Frame 1 (no input): blank canvas, image omitted
Frame 60 (no input): blank canvas, image omitted
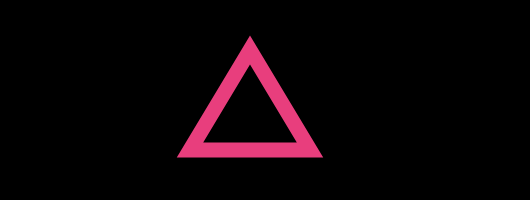
Frame 120 (the mouse pressed at the canvas centre since frame 60)

The p5.js sketch whose frames 1 and 60 were blank and that drew this single picture after the mouse press (run headless with seeded random() and noise() and a simulated clock; from frame 60 on, the mouse is pressed at the canvas centre):

// p5.js sketch
// ── sketch.js
let backgroundColor=0;

function setup() {
  createCanvas(530, 200);
}

function draw() {  
  background(backgroundColor);
  
  if(mouseX>0&&mouseX<170){
    noFill();
    stroke(232,62,125);
    strokeWeight(15);
    ellipse(100,100,100,100);
  }else if(mouseX>170&&mouseX<340){
    noFill();
    stroke(232,62,125);
    strokeWeight(15);
    triangle(250,50,190,150,310,150)
  }else if(mouseX>340&&mouseX<530){
    noFill();
    stroke(232,62,125);
    strokeWeight(15);
    rect(370,50,100,100)
  }
}
